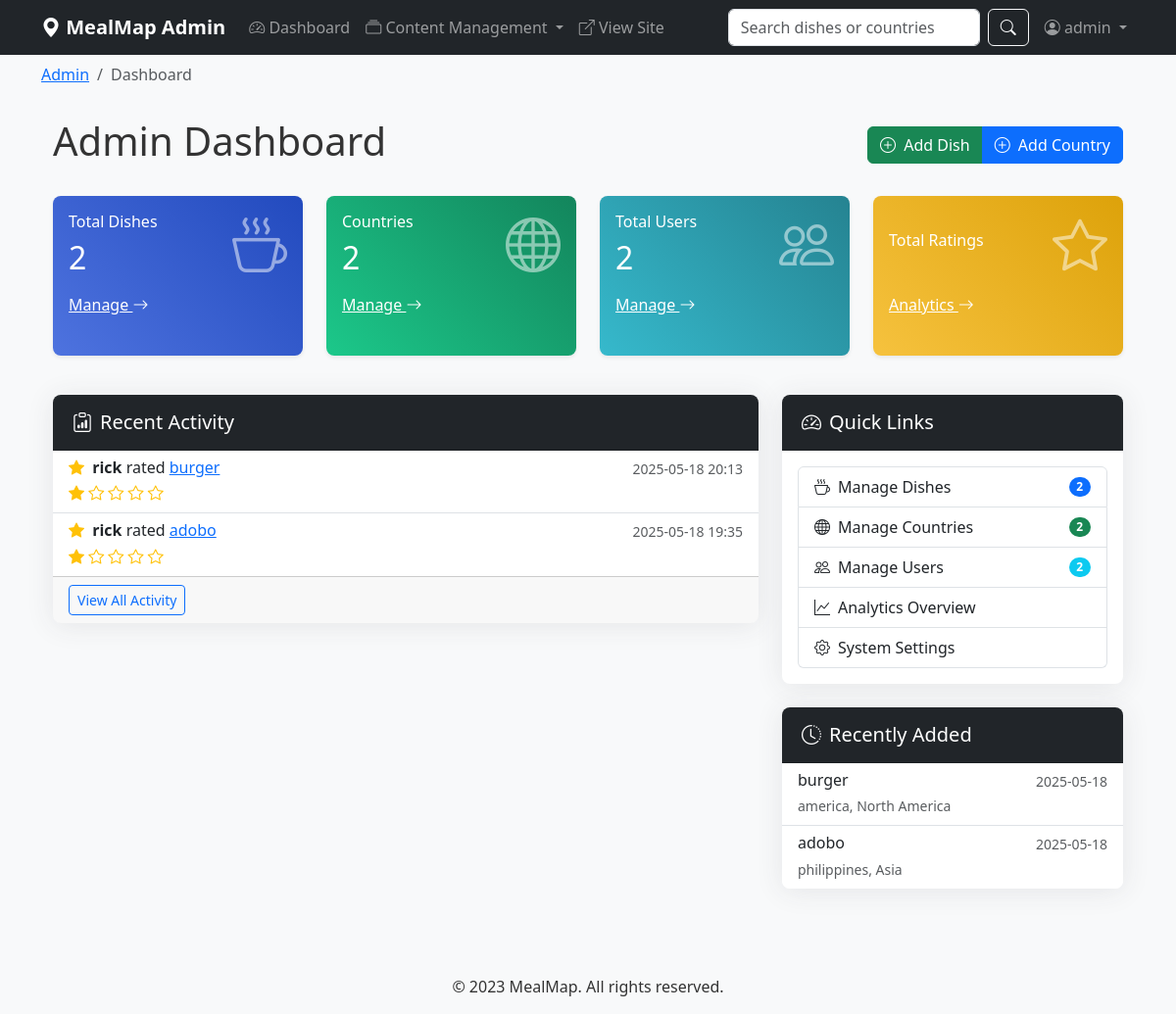
The page /admin (signed in) on the database its author committed.
### models.py (models this page shows, shortened)
class User(UserMixin, db.Model):
    id = db.Column(db.Integer, primary_key=True)
    username = db.Column(db.String(80), unique=True, nullable=False)
    email = db.Column(db.String(120), unique=True, nullable=False)
    password_hash = db.Column(db.String(128))
    is_admin = db.Column(db.Boolean, default=False)
    created_at = db.Column(db.DateTime, default=db.func.current_timestamp())
    favorites = db.relationship('Favorite', backref='user', lazy=True)
    ratings = db.relationship('Rating', backref='user', lazy=True)

class Rating(db.Model):
    id = db.Column(db.Integer, primary_key=True)
    user_id = db.Column(db.Integer, db.ForeignKey('user.id'), nullable=False)
    dish_id = db.Column(db.Integer, db.ForeignKey('dish.id'), nullable=False)
    rating = db.Column(db.Integer, nullable=False)  # 1-5 stars
    comment = db.Column(db.Text)
    created_at = db.Column(db.DateTime, default=db.func.current_timestamp())

class Dish(db.Model):
    id = db.Column(db.Integer, primary_key=True)
    name = db.Column(db.String(100), nullable=False)
    description = db.Column(db.Text, nullable=False)
    country_id = db.Column(db.Integer, db.ForeignKey('country.id'), nullable=False)
    image_path = db.Column(db.String(255))
    created_at = db.Column(db.DateTime, default=db.func.current_timestamp())
    updated_at = db.Column(db.DateTime, default=db.func.current_timestamp(), onupdate=db.func.current_timestamp())
    ratings = db.relationship('Rating', backref='dish', lazy=True)
    favorites = db.relationship('Favorite', backref='dish', lazy=True)

class Country(db.Model):
    id = db.Column(db.Integer, primary_key=True)
    name = db.Column(db.String(100), unique=True, nullable=False)
    continent_id = db.Column(db.Integer, db.ForeignKey('continent.id'), nullable=False)
    dishes = db.relationship('Dish', backref='country', lazy=True)

class Continent(db.Model):
    id = db.Column(db.Integer, primary_key=True)
    name = db.Column(db.String(50), unique=True, nullable=False)
    countries = db.relationship('Country', backref='continent', lazy=True)

### routes.py (the view)
@app.route('/admin')
@login_required
@admin_required
def admin_dashboard():
    dishes_count = Dish.query.count()
    countries_count = Country.query.count()
    users_count = User.query.count()
    recent_dishes = Dish.query.order_by(Dish.created_at.desc()).limit(5).all()
    recent_ratings = Rating.query.order_by(Rating.created_at.desc()).limit(5).all()
    return render_template('admin/dashboard.html',
                         dishes_count=dishes_count,
                         countries_count=countries_count,
                         users_count=users_count,
                         recent_dishes=recent_dishes,
                         recent_ratings=recent_ratings)

### templates/admin/dashboard.html (shortened to what this page needs)
{% extends 'base.html' %}
{% block admin_breadcrumb %}
<li class="breadcrumb-item active">Dashboard</li>
{% endblock %}
{% block content %}
<div class="container">
    <div class="d-flex justify-content-between align-items-center mb-4">
        <h1>Admin Dashboard</h1>
        <div class="btn-group">
            <a href="{{ url_for('add_dish') }}" class="btn btn-success">
                <i class="bi bi-plus-circle me-1"></i> Add Dish
            </a>
            <a href="{{ url_for('add_country') }}" class="btn btn-primary">
                <i class="bi bi-plus-circle me-1"></i> Add Country
            </a>
        </div>
    </div>
    <div class="row mb-4">
        <div class="col-md-3 mb-3">
            <div class="card admin-stats-card bg-gradient-primary text-white h-100">
                <div class="card-body">
                    <div class="d-flex justify-content-between align-items-center">
                        <div>
                            <h6 class="card-title mb-0">Total Dishes</h6>
                            <h2 class="mt-2 mb-0">{{ dishes_count }}</h2>
                        </div>
                        <div class="stats-icon">
                            <i class="bi bi-cup-hot display-4 opacity-50"></i>
                        </div>
                    </div>
                    <div class="mt-3">
                        <a href="{{ url_for('admin_dishes') }}" class="text-white">Manage <i class="bi bi-arrow-right"></i></a>
                    </div>
                </div>
            </div>
        </div>
        <div class="col-md-3 mb-3">
            <div class="card admin-stats-card bg-gradient-success text-white h-100">
                <div class="card-body">
                    <div class="d-flex justify-content-between align-items-center">
                        <div>
                            <h6 class="card-title mb-0">Countries</h6>
                            <h2 class="mt-2 mb-0">{{ countries_count }}</h2>
                        </div>
                        <div class="stats-icon">
                            <i class="bi bi-globe display-4 opacity-50"></i>
                        </div>
                    </div>
                    <div class="mt-3">
                        <a href="{{ url_for('admin_countries') }}" class="text-white">Manage <i class="bi bi-arrow-right"></i></a>
                    </div>
                </div>
            </div>
        </div>
        <div class="col-md-3 mb-3">
            <div class="card admin-stats-card bg-gradient-info text-white h-100">
                <div class="card-body">
                    <div class="d-flex justify-content-between align-items-center">
                        <div>
                            <h6 class="card-title mb-0">Total Users</h6>
                            <h2 class="mt-2 mb-0">{{ users_count }}</h2>
                        </div>
                        <div class="stats-icon">
                            <i class="bi bi-people display-4 opacity-50"></i>
                        </div>
                    </div>
                    <div class="mt-3">
                        <a href="{{ url_for('admin_users') }}" class="text-white">Manage <i class="bi bi-arrow-right"></i></a>
                    </div>
                </div>
            </div>
        </div>
        <div class="col-md-3 mb-3">
            <div class="card admin-stats-card bg-gradient-warning text-white h-100">
                <div class="card-body">
                    <div class="d-flex justify-content-between align-items-center">
                        <div>
                            <h6 class="card-title mb-0">Total Ratings</h6>
                        </div>
                        <div class="stats-icon">
                            <i class="bi bi-star display-4 opacity-50"></i>
                        </div>
                    </div>
                    <div class="mt-3">
                        <a href="{{ url_for('admin_analytics_content') }}" class="text-white">Analytics <i class="bi bi-arrow-right"></i></a>
                    </div>
                </div>
            </div>
        </div>
    </div>
    <div class="row mb-4">
        <div class="col-md-8">
            <div class="card admin-card">
                <div class="card-header bg-dark text-white">
                    <h5 class="mb-0"><i class="bi bi-clipboard-data me-2"></i>Recent Activity</h5>
                </div>
                <div class="card-body p-0">
                    <div class="list-group list-group-flush">
                        {% for rating in recent_ratings %}
                            <div class="list-group-item">
                                <div class="d-flex w-100 justify-content-between">
                                    <h6 class="mb-1">
                                        <i class="bi bi-star-fill text-warning me-1"></i>
                                        <strong>{{ rating.user.username }}</strong> rated
                                        <a href="{{ url_for('dish_detail', dish_id=rating.dish.id) }}">{{ rating.dish.name }}</a>
                                    </h6>
                                    <small class="text-muted">{{ rating.created_at.strftime('%Y-%m-%d %H:%M') }}</small>
                                </div>
                                <div class="d-flex align-items-center">
                                    <div class="text-warning me-2">
                                        {% for i in range(5) %}
                                            <i class="bi {% if i < rating.rating %}bi-star-fill{% else %}bi-star{% endif %}"></i>
                                        {% endfor %}
                                    </div>
                                </div>
                            </div>
                        {% else %}
                            <div class="list-group-item text-center text-muted">No recent activity</div>
                        {% endfor %}
                    </div>
                </div>
                <div class="card-footer">
                    <a href="{{ url_for('admin_user_activity') }}" class="btn btn-outline-primary btn-sm">View All Activity</a>
                </div>
            </div>
        </div>
        <div class="col-md-4">
            <div class="card admin-card mb-4">
                <div class="card-header bg-dark text-white">
                    <h5 class="mb-0"><i class="bi bi-speedometer2 me-2"></i>Quick Links</h5>
                </div>
                <div class="card-body">
                    <div class="list-group">
                        <a href="{{ url_for('admin_dishes') }}" class="list-group-item list-group-item-action d-flex justify-content-between align-items-center">
                            <div><i class="bi bi-cup-hot me-2"></i>Manage Dishes</div>
                            <span class="badge bg-primary rounded-pill">{{ dishes_count }}</span>
                        </a>
                        <a href="{{ url_for('admin_countries') }}" class="list-group-item list-group-item-action d-flex justify-content-between align-items-center">
                            <div><i class="bi bi-globe me-2"></i>Manage Countries</div>
                            <span class="badge bg-success rounded-pill">{{ countries_count }}</span>
                        </a>
                        <a href="{{ url_for('admin_users') }}" class="list-group-item list-group-item-action d-flex justify-content-between align-items-center">
                            <div><i class="bi bi-people me-2"></i>Manage Users</div>
                            <span class="badge bg-info rounded-pill">{{ users_count }}</span>
                        </a>
                        <a href="{{ url_for('admin_analytics_overview') }}" class="list-group-item list-group-item-action">
                            <i class="bi bi-graph-up me-2"></i>Analytics Overview
                        </a>
                        <a href="{{ url_for('admin_settings') }}" class="list-group-item list-group-item-action">
                            <i class="bi bi-gear me-2"></i>System Settings
                        </a>
                    </div>
                </div>
            </div>
            <div class="card admin-card">
                <div class="card-header bg-dark text-white">
                    <h5 class="mb-0"><i class="bi bi-clock-history me-2"></i>Recently Added</h5>
                </div>
                <div class="card-body p-0">
                    <div class="list-group list-group-flush">
                        {% for dish in recent_dishes %}
                            <a href="{{ url_for('dish_detail', dish_id=dish.id) }}" class="list-group-item list-group-item-action">
                                <div class="d-flex w-100 justify-content-between">
                                    <h6 class="mb-1">{{ dish.name }}</h6>
                                    <small class="text-muted">{{ dish.created_at.strftime('%Y-%m-%d') }}</small>
                                </div>
                                <small class="text-muted">{{ dish.country.name }}, {{ dish.country.continent.name }}</small>
                            </a>
                        {% else %}
                            <div class="list-group-item text-center text-muted">No dishes added yet</div>
                        {% endfor %}
                    </div>
                </div>
            </div>
        </div>
    </div>
</div>
{% endblock %}

### templates/base.html (shortened to what this page needs)
<!DOCTYPE html>
<html lang="en">
<head>
    <link href="https://cdn.jsdelivr.net/npm/bootstrap@5.3.6/dist/css/bootstrap.min.css" rel="stylesheet">
    <link rel="stylesheet" href="https://cdn.jsdelivr.net/npm/bootstrap-icons@1.11.2/font/bootstrap-icons.min.css">
    <link rel="stylesheet" href="{{ url_for('static', filename='css/style.css') }}">
</head>
<body>
    <nav class="navbar navbar-expand-lg navbar-dark sticky-top {% if current_user.is_authenticated and current_user.is_admin %}bg-dark{% else %}bg-primary{% endif %}">
        <div class="container">
            <a class="navbar-brand" href="{{ url_for('index') }}">
                <i class="bi bi-geo-alt-fill"></i> {% if current_user.is_authenticated and current_user.is_admin %}MealMap Admin{% else %}MealMap{% endif %}
            </a>
            <div class="collapse navbar-collapse" id="navbarNav">
                <ul class="navbar-nav me-auto">
                    {% if current_user.is_authenticated and current_user.is_admin %}
                    <li class="nav-item">
                        <a class="nav-link" href="{{ url_for('admin_dashboard') }}">
                            <i class="bi bi-speedometer2"></i> Dashboard
                        </a>
                    </li>
                    <li class="nav-item dropdown">
                        <a class="nav-link dropdown-toggle" href="#" id="contentDropdown" role="button" data-bs-toggle="dropdown" aria-expanded="false">
                            <i class="bi bi-collection"></i> Content Management
                        </a>
                    </li>
                    <li class="nav-item">
                        <a class="nav-link" href="{{ url_for('index') }}" target="_blank">
                            <i class="bi bi-box-arrow-up-right"></i> View Site
                        </a>
                    </li>
                    {% endif %}
                </ul>
                {% if not current_user.is_authenticated or not current_user.is_admin %}
                <form class="d-flex me-2" action="{{ url_for('search') }}" method="get">
                    <input class="form-control me-2" type="search" name="query" placeholder="Search dishes or countries" aria-label="Search">
                    <button class="btn btn-outline-light" type="submit">Search</button>
                </form>
                {% else %}
                <form class="d-flex me-2" action="{{ url_for('search') }}" method="get">
                    <input class="form-control me-2" type="search" name="query" placeholder="Search dishes or countries" aria-label="Search">
                    <button class="btn btn-outline-light" type="submit"><i class="bi bi-search"></i></button>
                </form>
                {% endif %}
                <ul class="navbar-nav">
                    {% if current_user.is_authenticated %}
                        {% if current_user.is_admin %}
                        <li class="nav-item dropdown">
                            <a class="nav-link dropdown-toggle" href="#" id="adminUserDropdown" role="button" data-bs-toggle="dropdown" aria-expanded="false">
                                <i class="bi bi-person-circle"></i> {{ current_user.username }}
                            </a>
                        </li>
                        {% endif %}
                    {% endif %}
                </ul>
            </div>
        </div>
    </nav>
    {% if current_user.is_authenticated and current_user.is_admin %}
    <div class="bg-light py-2">
        <div class="container">
            <nav aria-label="breadcrumb">
                <ol class="breadcrumb mb-0">
                    <li class="breadcrumb-item"><a href="{{ url_for('admin_dashboard') }}">Admin</a></li>
                    {% block admin_breadcrumb %}{% endblock %}
                </ol>
            </nav>
        </div>
    </div>
    {% endif %}
    <div class="container mt-4">
        {% block content %}{% endblock %}
    </div>
    <footer class="py-3 mt-5 bg-light">
        <div class="container text-center">
            <p class="mb-0">&copy; 2023 MealMap. All rights reserved.</p>
        </div>
    </footer>
</body>
</html>

### rows shown on the page
User: username "admin"
Rating: user.username "rick", dish.name "burger", created_at "2025-05-18 20:13", rating 1 (drawn)
Rating: user.username "rick", dish.name "adobo", created_at "2025-05-18 19:35", rating 1 (drawn)
Dish: name "burger", created_at "2025-05-18", country.name "america", country.continent.name "North America"
Dish: name "adobo", created_at "2025-05-18", country.name "philippines", country.continent.name "Asia"

### other values the page prints
{{ dishes_count }} "2"
{{ countries_count }} "2"
{{ users_count }} "2"
